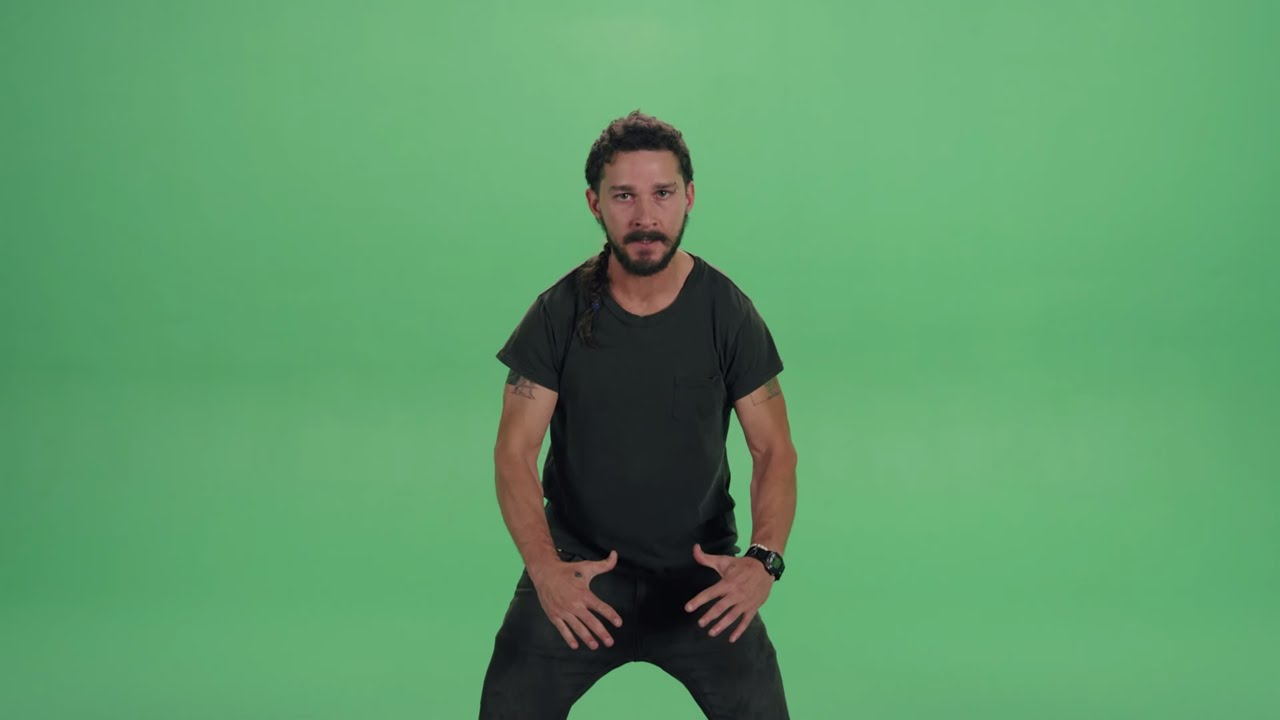
#> input picture ShiaLaBeouf_green.jpg, 1280 x 720 px
$ python main.py
#> lines starting #> are read from the running program, lines starting #| are printed output that depends on the picture; after the words box and inside, x2 and y2 are one past the last pixel; in counts of white or black regions, pixels touching at a corner belong together
import matplotlib.pyplot as plt
import numpy as np
import cv2

# [28 lines of commented-out code are left out]

plt.rcParams['xtick.bottom'] = plt.rcParams['xtick.labelbottom'] = False
plt.rcParams['xtick.top'] = plt.rcParams['xtick.labeltop'] = False
plt.rcParams['ytick.left'] = plt.rcParams['ytick.labelleft'] = False

def show(img):
  plt.figure(figsize=(5,5),dpi=200)
  plt.imshow(img,cmap='gray')
  # plt.axis('off')
  plt.show()

img = cv2.imread('ShiaLaBeouf_green.jpg')
#> img is the input picture: shape (720, 1280, 3); mean B, G, R 105.9, 155.4, 93.9
plt.figure(figsize=(8,8))
img = cv2.cvtColor(img,cv2.COLOR_BGR2RGB)


lower = np.array([44,63,142])
upper = np.array([71,252,247])

# gray = cv2.cvtColor(img,cv2.COLOR_RGB2GRAY)
img_HSV = cv2.cvtColor(img,cv2.COLOR_BGR2HSV)
#> img_HSV: shape (720, 1280, 3); mean H, S, V 54, 102.4, 157.1
hum = cv2.inRange(img_HSV,lower,upper)
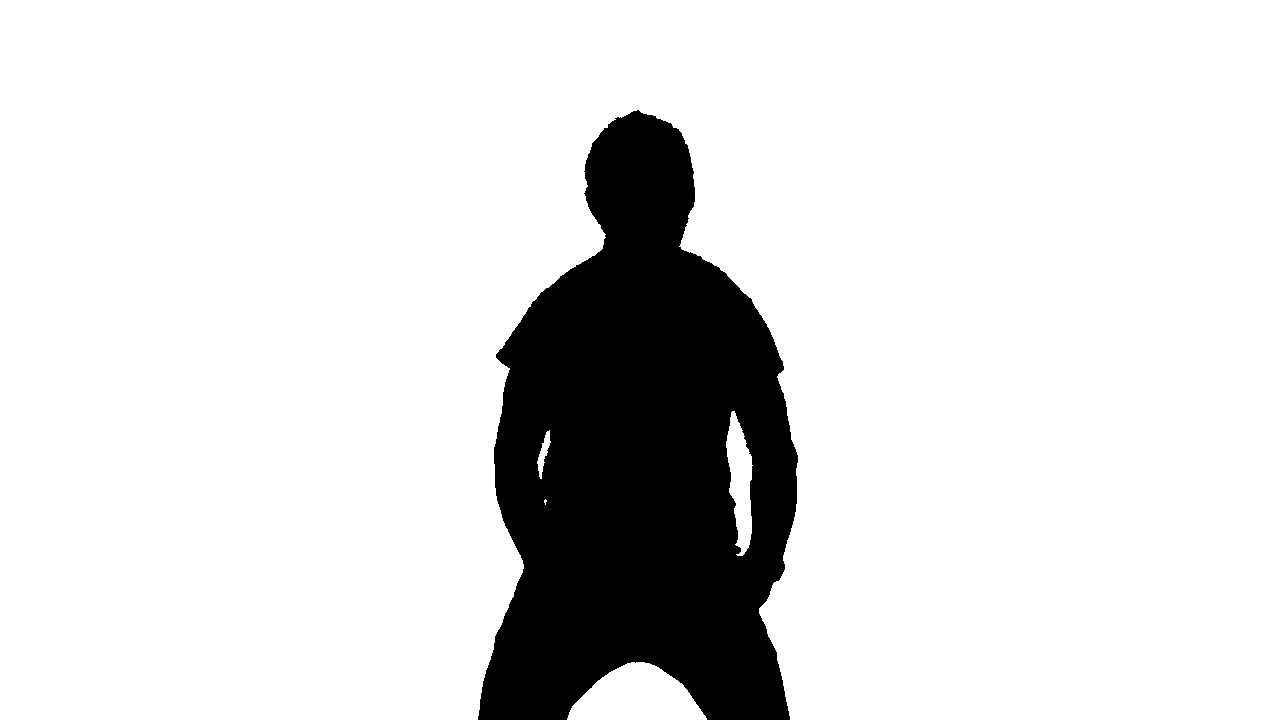
#> hum: shape (720, 1280); 85.9% white; 1 black region, box (x1, y1, x2, y2) and area: (478, 110, 798, 720) 129549

show(hum)
# [9 lines of commented-out code are left out]
